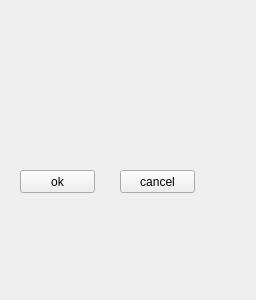
<?xml version="1.0" encoding="UTF-8"?>
<ui version="4.0">
 <class>dlgNewStar</class>
 <widget class="QWidget" name="dlgNewStar">
  <property name="geometry">
   <rect>
    <x>0</x>
    <y>0</y>
    <width>256</width>
    <height>300</height>
   </rect>
  </property>
  <property name="windowTitle">
   <string>dlgNewStar</string>
  </property>
  <widget class="QPushButton" name="m_ok">
   <property name="geometry">
    <rect>
     <x>20</x>
     <y>170</y>
     <width>75</width>
     <height>23</height>
    </rect>
   </property>
   <property name="text">
    <string>ok</string>
   </property>
  </widget>
  <widget class="QPushButton" name="m_cancel">
   <property name="geometry">
    <rect>
     <x>120</x>
     <y>170</y>
     <width>75</width>
     <height>23</height>
    </rect>
   </property>
   <property name="text">
    <string>cancel</string>
   </property>
  </widget>
  <widget class="QWidget" name="">
   <property name="geometry">
    <rect>
     <x>10</x>
     <y>30</y>
     <width>241</width>
     <height>22</height>
    </rect>
   </property>
   <layout class="QHBoxLayout" name="horizontalLayout">
    <item>
     <widget class="QLabel" name="label_2">
      <property name="text">
       <string>id</string>
      </property>
     </widget>
    </item>
    <item>
     <spacer name="horizontalSpacer">
      <property name="orientation">
       <enum>Qt::Horizontal</enum>
      </property>
      <property name="sizeHint" stdset="0">
       <size>
        <width>40</width>
        <height>20</height>
       </size>
      </property>
     </spacer>
    </item>
    <item>
     <widget class="QLineEdit" name="m_ctl_id"/>
    </item>
   </layout>
  </widget>
  <widget class="QWidget" name="">
   <property name="geometry">
    <rect>
     <x>10</x>
     <y>60</y>
     <width>241</width>
     <height>22</height>
    </rect>
   </property>
   <layout class="QHBoxLayout" name="horizontalLayout_2">
    <item>
     <widget class="QLabel" name="label_3">
      <property name="text">
       <string>星标角度</string>
      </property>
     </widget>
    </item>
    <item>
     <spacer name="horizontalSpacer_2">
      <property name="orientation">
       <enum>Qt::Horizontal</enum>
      </property>
      <property name="sizeHint" stdset="0">
       <size>
        <width>40</width>
        <height>20</height>
       </size>
      </property>
     </spacer>
    </item>
    <item>
     <widget class="QLineEdit" name="m_ctl_angle"/>
    </item>
   </layout>
  </widget>
  <widget class="QWidget" name="">
   <property name="geometry">
    <rect>
     <x>10</x>
     <y>90</y>
     <width>241</width>
     <height>22</height>
    </rect>
   </property>
   <layout class="QHBoxLayout" name="horizontalLayout_3">
    <item>
     <widget class="QLabel" name="label_4">
      <property name="text">
       <string>star_x</string>
      </property>
     </widget>
    </item>
    <item>
     <spacer name="horizontalSpacer_3">
      <property name="orientation">
       <enum>Qt::Horizontal</enum>
      </property>
      <property name="sizeHint" stdset="0">
       <size>
        <width>40</width>
        <height>20</height>
       </size>
      </property>
     </spacer>
    </item>
    <item>
     <widget class="QLineEdit" name="m_ctl_x"/>
    </item>
   </layout>
  </widget>
  <widget class="QWidget" name="">
   <property name="geometry">
    <rect>
     <x>10</x>
     <y>130</y>
     <width>241</width>
     <height>22</height>
    </rect>
   </property>
   <layout class="QHBoxLayout" name="horizontalLayout_4">
    <item>
     <widget class="QLabel" name="label_5">
      <property name="text">
       <string>star_y</string>
      </property>
     </widget>
    </item>
    <item>
     <spacer name="horizontalSpacer_4">
      <property name="orientation">
       <enum>Qt::Horizontal</enum>
      </property>
      <property name="sizeHint" stdset="0">
       <size>
        <width>40</width>
        <height>20</height>
       </size>
      </property>
     </spacer>
    </item>
    <item>
     <widget class="QLineEdit" name="m_ctl_y"/>
    </item>
   </layout>
  </widget>
  <zorder>label_2</zorder>
  <zorder>label_3</zorder>
  <zorder>label_4</zorder>
  <zorder>label_5</zorder>
  <zorder>m_ctl_id</zorder>
  <zorder>m_ctl_angle</zorder>
  <zorder>m_ctl_x</zorder>
  <zorder>m_ctl_y</zorder>
  <zorder>m_ok</zorder>
  <zorder>m_cancel</zorder>
  <zorder>horizontalSpacer</zorder>
  <zorder>horizontalSpacer_2</zorder>
  <zorder>horizontalSpacer_3</zorder>
  <zorder>horizontalSpacer_4</zorder>
  <zorder>horizontalSpacer_2</zorder>
  <zorder>m_ctl_angle</zorder>
 </widget>
 <layoutdefault spacing="6" margin="11"/>
 <resources/>
 <connections/>
</ui>
